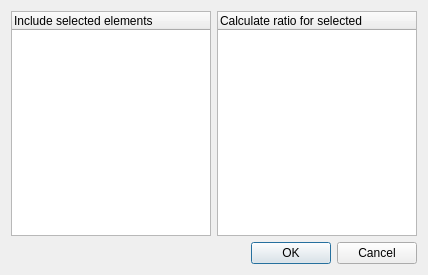
<?xml version="1.0" encoding="UTF-8"?>
<ui version="4.0">
 <class>Dialog</class>
 <widget class="QDialog" name="Dialog">
  <property name="geometry">
   <rect>
    <x>0</x>
    <y>0</y>
    <width>426</width>
    <height>275</height>
   </rect>
  </property>
  <property name="windowTitle">
   <string>Graph's Element Settings</string>
  </property>
  <layout class="QGridLayout" name="gridLayout">
   <item row="2" column="1">
    <layout class="QHBoxLayout" name="horizontalLayout_2">
     <item>
      <spacer name="horizontalSpacer_2">
       <property name="orientation">
        <enum>Qt::Horizontal</enum>
       </property>
       <property name="sizeHint" stdset="0">
        <size>
         <width>40</width>
         <height>20</height>
        </size>
       </property>
      </spacer>
     </item>
     <item>
      <widget class="QPushButton" name="button_ok">
       <property name="text">
        <string>OK</string>
       </property>
      </widget>
     </item>
     <item>
      <widget class="QPushButton" name="button_cancel">
       <property name="text">
        <string>Cancel</string>
       </property>
      </widget>
     </item>
    </layout>
   </item>
   <item row="1" column="1">
    <layout class="QGridLayout" name="gridLayout_2">
     <item row="1" column="0">
      <widget class="QTreeWidget" name="tree_elements">
       <property name="sizePolicy">
        <sizepolicy hsizetype="Minimum" vsizetype="Expanding">
         <horstretch>0</horstretch>
         <verstretch>0</verstretch>
        </sizepolicy>
       </property>
       <property name="minimumSize">
        <size>
         <width>200</width>
         <height>0</height>
        </size>
       </property>
       <property name="maximumSize">
        <size>
         <width>16777215</width>
         <height>16777215</height>
        </size>
       </property>
       <column>
        <property name="text">
         <string>Include selected elements</string>
        </property>
       </column>
      </widget>
     </item>
     <item row="1" column="1">
      <widget class="QTreeWidget" name="tree_ratio">
       <property name="minimumSize">
        <size>
         <width>200</width>
         <height>0</height>
        </size>
       </property>
       <column>
        <property name="text">
         <string>Calculate ratio for selected</string>
        </property>
       </column>
      </widget>
     </item>
    </layout>
   </item>
  </layout>
 </widget>
 <resources/>
 <connections/>
</ui>
